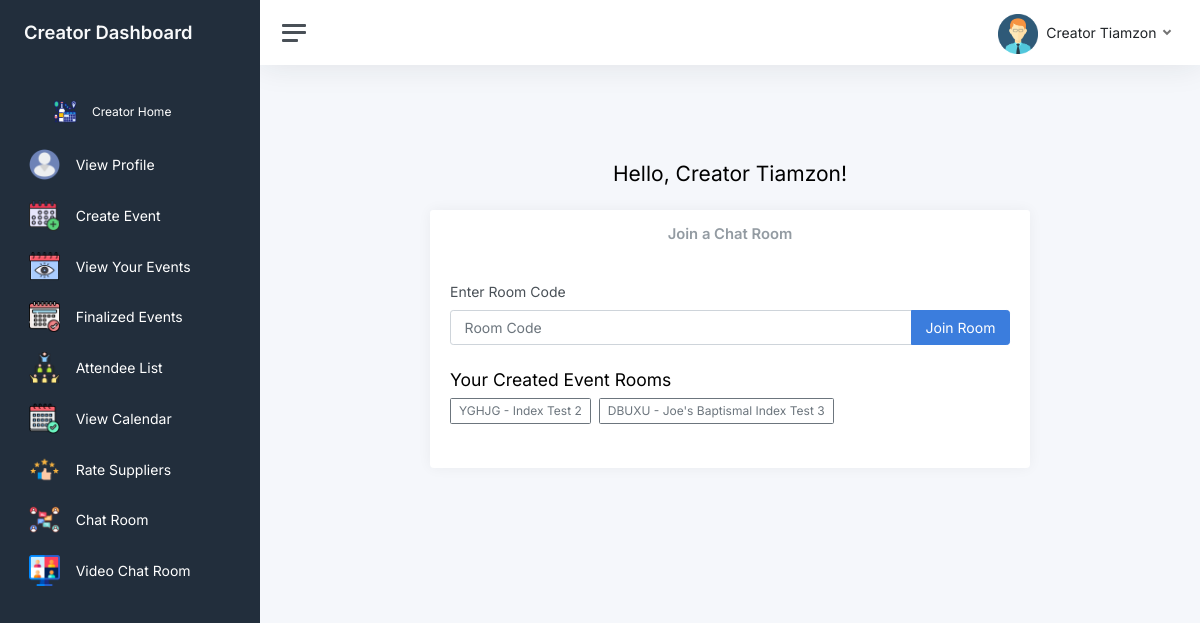
The app's page /join_room (signed in) with its own data.
### website/models.py (models this page shows)
class Users9(db.Model, UserMixin):
    id = db.Column(db.Integer, primary_key=True)
    email = db.Column(db.String(150), unique=True)
    password = db.Column(db.String(150))
    first_name = db.Column(db.String(150))
    last_name = db.Column(db.String(150))
    fullname = db.Column(db.String(150))
    role = db.Column(db.String(50))
    past_experience = db.Column(db.String)
    last_profile_update = db.Column(db.DateTime, nullable=True)
    admin_strikes = db.Column(db.Integer)
    events = db.relationship('Events17')
    attend = db.relationship('Attendee_events9')
    client_events = db.relationship('Client_events7')
    event_records = db.relationship('Event_records12', lazy='joined')  # New relationship
    credibility1 = db.Column(db.String(300), nullable=True)
    credibility2 = db.Column(db.String(300), nullable=True)
    credibility3 = db.Column(db.String(300), nullable=True)
    credibility4 = db.Column(db.String(300), nullable=True)
    credibility5 = db.Column(db.String(300), nullable=True)

class Event_records12(db.Model):
    id = db.Column(db.Integer, primary_key=True)
    event_name = db.Column(db.String)
    event_desc = db.Column(db.String)
    event_type = db.Column(db.String)
    event_privacy = db.Column(db.String)
    data1 = db.Column(db.String)
    room_code = db.Column(db.String)
    date_created = db.Column(db.DateTime(timezone=True), default=func.now())
    creator_id = db.Column(db.Integer, db.ForeignKey('users9.id'))  # Link to the user who created it
    rsvp_attendees = db.Column(db.String, index=True, default='')
    invited_attendees = db.Column(db.String, index=True, default='')
    max_attendee_num = db.Column(db.Integer)
    start_date = db.Column(db.DateTime)
    end_date = db.Column(db.DateTime)
    total_cost = db.Column(db.Float)  # New column to store the total cost of the event
    supplier_hired_status = db.Column(db.String, nullable=True)  # New field to store hire status as JSON
    image_path = db.Column(db.String)

### website/views_creator.py (the view, shortened to what this page needs)
@views_creator.route("/join_room", methods=["POST", "GET"])
@login_required
def join_room_view():
    session.clear()
    created_events = Event_records12.query.filter_by(creator_id=current_user.id).all()
    client_attend = Client_Attend_Events3.query.filter_by(client_id=current_user.id).all()
    return render_template("join_room.html", user=current_user, role=current_user.role, created_events=created_events, client_attend=client_attend, name=current_user.fullname)

### website/templates/join_room.html (shortened to what this page needs)
{% extends "base.html" %} {% block title %}Join Chat Room{% endblock %} {%
block head %}
<link href="css/app.css" rel="stylesheet" />
{% endblock %} {% block content %}
<nav id="sidebar" class="sidebar js-sidebar">
  <div class="sidebar-content js-simplebar">
    {% if user.role == "Event Creator" %}
    <a class="sidebar-brand" href="/create_event_home">
      <span class="align-middle">Creator Dashboard</span>
    </a>
    <ul class="sidebar-nav">
      <li class="sidebar-header">
        <a class="sidebar-link" href="/create_event_home">
          <i class="align-middle"
            ><img
              src="{{ url_for('static', filename='img/icons/icon-48x48.png') }}"
              alt=""
              style="max-width: 15%; max-height: 15%; object-fit: cover"
          /></i>
          <span class="align-middle" style="color: white">Creator Home</span>
        </a>
      </li>
      <li class="sidebar-item">
        <a class="sidebar-link" href="/create_event_profile">
          <i class="align-middle"
            ><img
              src="{{ url_for('static', filename='img/icons/user.png') }}"
              alt=""
              style="max-width: 15%; max-height: 15%; object-fit: cover"
          /></i>
          <span class="align-middle" style="color: white">View Profile</span>
        </a>
      </li>
      <li class="sidebar-item">
        <a class="sidebar-link" href="/create-event">
          <i class="align-middle"
            ><img
              src="{{ url_for('static', filename='img/icons/add-event.png') }}"
              alt=""
              style="max-width: 15%; max-height: 15%; object-fit: cover"
          /></i>
          <span class="align-middle" style="color: white">Create Event</span>
        </a>
      </li>
      <li class="sidebar-item">
        <a class="sidebar-link" href="/created_event_edit">
          <i class="align-middle"
            ><img
              src="{{ url_for('static', filename='img/icons/view.png') }}"
              alt=""
              style="max-width: 15%; max-height: 15%; object-fit: cover"
          /></i>
          <span class="align-middle" style="color: white"
            >View Your Events</span
          >
        </a>
      </li>
      <li class="sidebar-item">
        <a class="sidebar-link" href="/create_event_history">
          <i class="align-middle"
            ><img
              src="{{ url_for('static', filename='img/icons/calendar_final.png') }}"
              alt=""
              style="max-width: 15%; max-height: 15%; object-fit: cover"
          /></i>
          <span class="align-middle" style="color: white"
            >Finalized Events</span
          >
        </a>
      </li>
      <li class="sidebar-item">
        <a class="sidebar-link" href="/event_attendee_list">
          <i class="align-middle"
            ><img
              src="{{ url_for('static', filename='img/icons/audience.png') }}"
              alt=""
              style="max-width: 15%; max-height: 15%; object-fit: cover"
          /></i>
          <span class="align-middle" style="color: white">Attendee List</span>
        </a>
      </li>
      <li class="sidebar-item">
        <a class="sidebar-link" href="/calendar">
          <i class="align-middle"
            ><img
              src="{{ url_for('static', filename='img/icons/calendar.png') }}"
              alt=""
              style="max-width: 15%; max-height: 15%; object-fit: cover"
          /></i>
          <span class="align-middle" style="color: white">View Calendar</span>
        </a>
      </li>
      <li class="sidebar-item">
        <a class="sidebar-link" href="/rating_and_feedback">
          <i class="align-middle"
            ><img
              src="{{ url_for('static', filename='img/icons/rate.png') }}"
              alt=""
              style="max-width: 15%; max-height: 15%; object-fit: cover"
          /></i>
          <span class="align-middle" style="color: white">Rate Suppliers</span>
        </a>
      </li>
      <li class="sidebar-item">
        <a class="sidebar-link" href="/join_room">
          <i class="align-middle"
            ><img
              src="{{ url_for('static', filename='img/icons/chat.png') }}"
              alt=""
              style="max-width: 15%; max-height: 15%; object-fit: cover"
          /></i>
          <span class="align-middle" style="color: white">Chat Room</span>
        </a>
      </li>
      <li class="sidebar-item">
        <a class="sidebar-link" href="/video_chat_dashboard" target="_blank">
          <i class="align-middle"
            ><img
              src="{{ url_for('static', filename='img/icons/videoconference.png') }}"
              alt=""
              style="max-width: 15%; max-height: 15%; object-fit: cover"
          /></i>
          <span class="align-middle" style="color: white">Video Chat Room</span>
        </a>
      </li>
    </ul>
    {% endif %}
</nav>
<div class="main">
  <nav class="navbar navbar-expand navbar-light navbar-bg">
    <a class="sidebar-toggle js-sidebar-toggle">
      <i class="hamburger align-self-center"></i>
    </a>
    <div class="navbar-collapse collapse">
      <ul class="navbar-nav navbar-align">
        <li class="nav-item dropdown">
          <a
            class="nav-link dropdown-toggle d-none d-sm-inline-block"
            href="#"
            data-bs-toggle="dropdown"
          >
            <img
              src="{{ url_for('static', filename='img/avatars/avatar.png') }}"
              class="avatar img-fluid rounded me-1"
              alt="User Avatar"
            />
            <span class="text-dark">{{ name }}</span>
          </a>
        </li>
      </ul>
    </div>
  </nav>
  <main class="content">
    <div class="container py-5">
      <h1 class="h3 text-center mb-4">Hello, {{ name }}!</h1>
      <div class="card mx-auto" style="max-width: 600px;">
        <div class="card-header text-center">
          <h5 class="card-title mb-0">Join a Chat Room</h5>
        </div>
        <div class="card-body">
          <form method="post" id="joinRoomForm">
            <div class="mb-4">
              <label for="roomCode" class="form-label">Enter Room Code</label>
              <div class="input-group">
                <input
                  type="text"
                  id="roomCode"
                  name="code"
                  class="form-control"
                  placeholder="Room Code"
                  value="{{ code }}"
                  required
                />
                <button type="submit" name="join" class="btn btn-primary">
                  Join Room
                </button>
              </div>
            </div>
            {% if role == "Event Creator" %}
            <div class="mb-4">
              <h4>Your Created Event Rooms</h4>
              <div class="d-flex flex-wrap gap-2">
                {% for event in created_events %}
                <button
                  type="button"
                  class="btn btn-outline-secondary btn-sm"
                  onclick="fillRoomCode('{{ event.room_code }}')"
                >
                  {{ event.room_code }} - {{ event.event_name }}
                </button>
                {% endfor %}
              </div>
            </div>
            {% endif %}
          </form>
        </div>
      </div>
    </div>
  </main>
</div>
{% endblock %}

### records on screen
Users9: fullname "Creator Tiamzon"
Event_records12: room_code "YGHJG", event_name "Index Test 2"
Event_records12: room_code "DBUXU", event_name "Joe's Baptismal Index Test 3"
